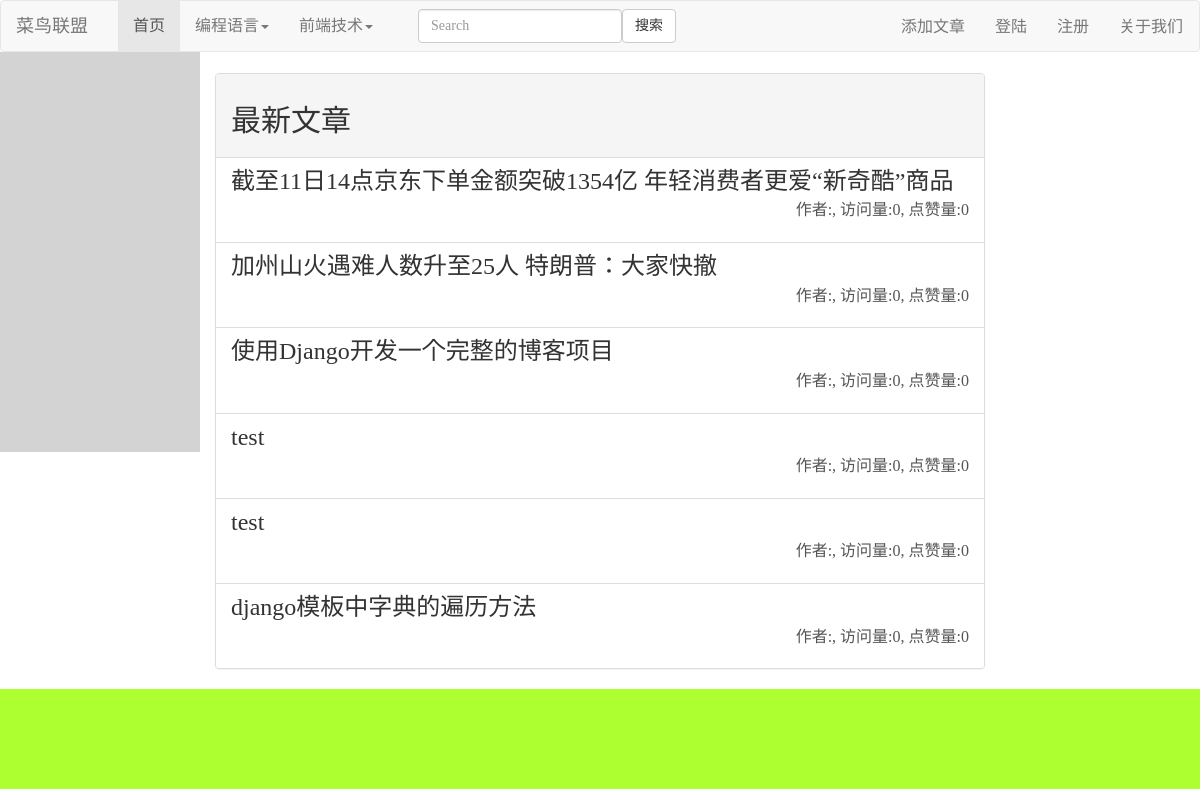
The page / on the database its author committed.
### apps/common/models.py (models this page shows, shortened)
class Category(models.Model):
    name = models.CharField(verbose_name=u'类别名称', max_length=10,unique=True)
    remark = models.CharField(verbose_name=u'备注',max_length=100,blank=True,null=True,default='')
    class Meta:
        db_table='common_type'
        verbose_name = u'类别表'

### apps/article/models.py (models this page shows, shortened)
class Article(models.Model):
    id = models.AutoField(verbose_name=u'编号',primary_key=True)
    type = models.ForeignKey(verbose_name=u'文章类型',to=Type)
    title = models.CharField(verbose_name='文章标题',max_length=100)
    content = models.TextField(verbose_name=u'文章正文',default='')
    cover = models.ImageField(verbose_name=u'文章封面',blank=True,null=True,upload_to='cover/%Y/%m',help_text=u'上传个性图片，让您的文章更受欢迎')
    tags = models.CharField(verbose_name=u'文章标签',max_length=15,help_text=u'请提取文章的关键字，方便文章被找到')
    view_count = models.IntegerField(verbose_name=u'访问次数',default=0)
    admire_count = models.IntegerField(verbose_name=u'点赞次数',default=0)
    created_user = models.ForeignKey(verbose_name=u'创建人', to=User, blank=True, null=True)
    created_at = models.DateTimeField(verbose_name=u'创建时间',auto_now_add=True)
    last_update = models.DateTimeField(verbose_name=u'最后修改时间',auto_now=True)
    is_recommend = models.BooleanField(verbose_name=u'是否推荐',default=False)
    class Meta:
        verbose_name=u'文章表'
        db_table='article_articel'

### apps/common/views.py (the view)
# urls.py: url(r'^$', index),
def index(request):
    article_list = Article.objects.all().order_by('-created_at')[0:10]
    return render(request,'common/index.html',locals())

### apps/common/models.py (called while the page is built)
    def __str__(self):
        return self.name

### apps/common/views.py (called while the page is built)
def globaPara(request):
    site_name = SITE_NAME
    meta_keywords = META_KEYWORDS
    meta_desp = META_DESCRIPTION
    category_list = Category.objects.all()
    type_list = Type.objects.all()
    navbar_dict = {}
    for category in category_list:
        type_list = Type.objects.filter(category=category)
        print(type_list)
        navbar_dict[category.name] = type_list
    print(navbar_dict)
    return locals()

### templates/common/index.html
{% extends 'common/base.html' %}
{% load staticfiles %}
{% block css %}
    <link rel="stylesheet" href="{% static 'css/index.css' %}">
{% endblock %}
{% block content %}
    <div class="panel panel-default">
        <div class="panel-heading"><h2>最新文章</h2></div>
        <div class="panel-body list-group" style="padding:0;">
        {% for article in article_list %}
            {% autoescape off %}
            <a href="/article-{{ article.id }}" class="list-group-item" href="">
                <h3 class="list-group-item-heading">{{ article.title }}</h3>
                <p style="text-align: right;"><span class="author">作者:{{ article.created_user.name }}</span>,
                    <span class="view-count">访问量:{{ article.view_count }}</span>,
                    <span class="admire-count">点赞量:{{ article.admire_count }}</span></p>
            </a>
            {% endautoescape %}
        {% endfor %}
        </div>
    </div>
{% endblock %}

### templates/common/base.html (shortened to what this page needs)
{% load staticfiles %}
<!doctype html>
<html lang="en">
    <head>
        <link rel="stylesheet" href="{% static 'css/base.css' %}">
        {% block css %}{% endblock %}
        <link rel="stylesheet" href="{% static 'bootstrap/css/bootstrap.min.css' %}">
    </head>
    <body>
        <div class="my-header navbar navbar-default" role="navigation" style="">
            <div class="container-fluid">
                <div class="navbar-header">
                    <a class="navbar-brand" href="#">菜鸟联盟</a>
                </div>
                <div class="collapse navbar-collapse navbar-left" id="my-nav">
                    <ul class="nav navbar-nav">
                        <li class="active"><a href="/">首页</a></li>
                        {% for key,type_list in navbar_dict.items %}
                            <li class="dropdown">
                                <a href="#" class="dropdown-toggle" data-toggle="dropdown">
                                    {{ key }}<b class="caret"></b>
                                </a>
                            </li>
                        {% endfor %}
                    </ul>
                </div>
                <form class="navbar-form navbar-left" role="search">
                    <div class="form-group">
                        <input type="text" class="form-control" placeholder="Search">
                    </div><button type="submit" class="btn btn-default">搜索</button>
                 </form>
                <div class="navbar navbar-right">
                    <ul class="nav navbar-nav">
                        <li><a href="/add-article">添加文章</a></li>
                        {% if request.user.is_authenticated %}
                            <li><a href="">{{ request.user.username }}</a></li>
                            <li><a href="/logout/">注销</a></li>
                            {% if request.user.is_superuser %}
                                <li><a href="/admin/">系统管理</a></li>
                            {% endif %}
                        {% else %}
                            <li><a href="/login/">登陆</a></li>
                            <li><a href="/register/">注册</a></li>
                        {% endif %}
                        <li><a href="/about-me/">关于我们</a></li>
                    </ul>
                </div>
            </div>
        </div>
        <div class="section">
            <div class="left col-sm-2 col-xs-12"></div>
            <div class="center col-sm-8 col-xs-12">
                {% block content %}{% endblock %}
            </div>
            <div class="right col-sm-2 col-xs-12">
            </div>
        </div>
        <div class="my-footer"></div>
    </body>
</html>

### static/css/base.css (style rules this page uses)
* { margin:0; padding:0; font-size:16px; font-family: '微软雅黑'; }
li { list-style:none; }
a { text-decoration: none; }
.my-header { height:52px !important; margin-bottom:0 !important; }
.container-fluid { height:100% !important; }
.section { margin-top:0; width:100%; }
.section .left { height:400px; background:lightgray; float:left; }
.section .center { height:100%; background: white; float:left; margin:0 !important; }
.section .right { height:100%; float:left; }
.my-footer { width:100%; height:100px; background: greenyellow; }

### static/css/index.css (style rules this page uses)
.section { min-height:600px; }

### rows shown on the page
Category: navbar_dict "编程语言"
Category: navbar_dict "前端技术"
Article: title "截至11日14点京东下单金额突破1354亿 年轻消费者更爱“新奇酷”商品", view_count "0", admire_count "0"
Article: title "加州山火遇难人数升至25人 特朗普：大家快撤", view_count "0", admire_count "0"
Article: title "使用Django开发一个完整的博客项目", view_count "0", admire_count "0"
Article: title "test", view_count "0", admire_count "0"
Article: title "test", view_count "0", admire_count "0"
Article: title "django模板中字典的遍历方法", view_count "0", admire_count "0"
